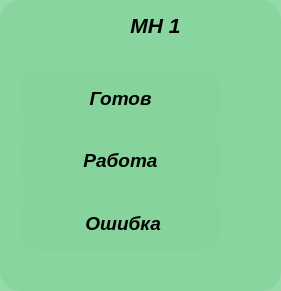
     <widget class="QFrame" name="frame">
      <property name="geometry">
       <rect>
        <x>20</x>
        <y>150</y>
        <width>281</width>
        <height>291</height>
       </rect>
      </property>
      <property name="styleSheet">
       <string notr="true">background-color: rgba(135, 212, 157,220); border-radius: 20</string>
      </property>
      <property name="frameShape">
       <enum>QFrame::StyledPanel</enum>
      </property>
      <property name="frameShadow">
       <enum>QFrame::Raised</enum>
      </property>
      <widget class="QLabel" name="label_10">
       <property name="geometry">
        <rect>
         <x>230</x>
         <y>200</y>
         <width>41</width>
         <height>41</height>
        </rect>
       </property>
       <property name="text">
        <string/>
       </property>
       <property name="pixmap">
        <pixmap resource="newprefix.qrc">:/newPrefix/png/blue-led-on.png</pixmap>
       </property>
       <property name="scaledContents">
        <bool>true</bool>
       </property>
      </widget>
      <widget class="QLabel" name="label_8">
       <property name="geometry">
        <rect>
         <x>230</x>
         <y>80</y>
         <width>41</width>
         <height>41</height>
        </rect>
       </property>
       <property name="text">
        <string/>
       </property>
       <property name="pixmap">
        <pixmap resource="newprefix.qrc">:/newPrefix/png/blue-led-on.png</pixmap>
       </property>
       <property name="scaledContents">
        <bool>true</bool>
       </property>
      </widget>
      <widget class="QLabel" name="label_9">
       <property name="geometry">
        <rect>
         <x>230</x>
         <y>140</y>
         <width>41</width>
         <height>41</height>
        </rect>
       </property>
       <property name="text">
        <string/>
       </property>
       <property name="pixmap">
        <pixmap resource="newprefix.qrc">:/newPrefix/png/blue-led-on.png</pixmap>
       </property>
       <property name="scaledContents">
        <bool>true</bool>
       </property>
      </widget>
      <widget class="QWidget" name="layoutWidget_2">
       <property name="geometry">
        <rect>
         <x>20</x>
         <y>70</y>
         <width>201</width>
         <height>181</height>
        </rect>
       </property>
       <layout class="QVBoxLayout" name="verticalLayout">
        <item>
         <widget class="QLabel" name="label_4">
          <property name="font">
           <font>
            <family>Arial</family>
            <pointsize>14</pointsize>
            <weight>75</weight>
            <italic>true</italic>
            <bold>true</bold>
           </font>
          </property>
          <property name="styleSheet">
           <string notr="true">background-color: rgba(135, 212, 157,220); border-radius: 20</string>
          </property>
          <property name="text">
           <string>Готов</string>
          </property>
          <property name="alignment">
           <set>Qt::AlignCenter</set>
          </property>
         </widget>
        </item>
        <item>
         <widget class="QLabel" name="label_6">
          <property name="font">
           <font>
            <family>Arial</family>
            <pointsize>14</pointsize>
            <weight>75</weight>
            <italic>true</italic>
            <bold>true</bold>
           </font>
          </property>
          <property name="styleSheet">
           <string notr="true">background-color: rgba(135, 212, 157,220); border-radius: 20</string>
          </property>
          <property name="text">
           <string>Работа</string>
          </property>
          <property name="alignment">
           <set>Qt::AlignCenter</set>
          </property>
         </widget>
        </item>
        <item>
         <widget class="QLabel" name="label_5">
          <property name="font">
           <font>
            <family>Arial</family>
            <pointsize>14</pointsize>
            <weight>75</weight>
            <italic>true</italic>
            <bold>true</bold>
           </font>
          </property>
          <property name="styleSheet">
           <string notr="true">background-color: rgba(135, 212, 157,220); border-radius: 20</string>
          </property>
          <property name="text">
           <string> Ошибка</string>
          </property>
          <property name="alignment">
           <set>Qt::AlignCenter</set>
          </property>
         </widget>
        </item>
       </layout>
      </widget>
      <widget class="QLabel" name="label_7">
       <property name="geometry">
        <rect>
         <x>80</x>
         <y>10</y>
         <width>151</width>
         <height>31</height>
        </rect>
       </property>
       <property name="font">
        <font>
         <family>Arial</family>
         <pointsize>16</pointsize>
         <weight>75</weight>
         <italic>true</italic>
         <bold>true</bold>
        </font>
       </property>
       <property name="styleSheet">
        <string notr="true">background-color: rgba(135, 212, 157,0); border-radius: 20</string>
       </property>
       <property name="text">
        <string>МН 1</string>
       </property>
       <property name="alignment">
        <set>Qt::AlignCenter</set>
       </property>
      </widget>
     </widget>
